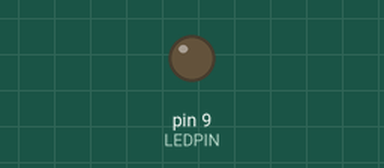
A sketch run on a simulated Arduino Uno, built with avr-gcc and run on an emulated ATmega328P. Parts: output pins drawn as LEDs (lit = HIGH).

Above: at 0.05 s.
At 0.85 s:
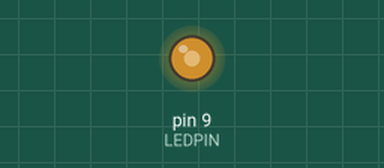
At 1.0 s:
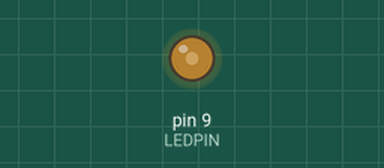
At 1.15 s:
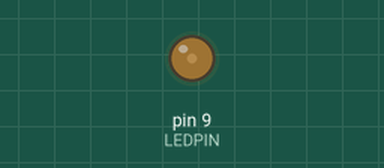
Timing chart, 0 to 4.0 s (numbered marks = the images above):
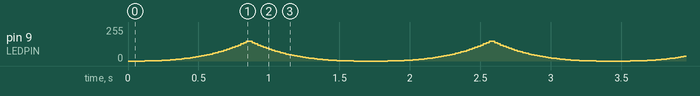

The sketch:

light.ino
```cpp
/*
 * Lightness adjustable LED with Arduino
 * by James Swineson, 2014-09-17
 *
 * Usage:
 *   Connect LED+ to LEDPIN(3, 5, 6, 9, 10, 11 supported), and LED- to GND. LED should have a ~200ohm resistor.
 *
 * Reference:
 *   1. http://arduino.cc/en/Tutorial/Fading
 *   2. https://learn.adafruit.com/led-tricks-gamma-correction/the-quick-fix
 *
 */

#include <avr/pgmspace.h> //to use PROGMEM

#define LEDMAX 210
#define LEDMIN 0
#define LEDSTEP 5
#define LEDPIN 9
#define DELAY 20

/*
 * Array for LED Gamma Correction.
 * See Reference 2 for more information.
*/
const uint8_t PROGMEM gamma[] = {
    0,  0,  0,  0,  0,  0,  0,  0,  0,  0,  0,  0,  0,  0,  0,  0,
    0,  0,  0,  0,  0,  0,  0,  0,  0,  0,  0,  0,  1,  1,  1,  1,
    1,  1,  1,  1,  1,  1,  1,  1,  1,  2,  2,  2,  2,  2,  2,  2,
    2,  3,  3,  3,  3,  3,  3,  3,  4,  4,  4,  4,  4,  5,  5,  5,
    5,  6,  6,  6,  6,  7,  7,  7,  7,  8,  8,  8,  9,  9,  9, 10,
   10, 10, 11, 11, 11, 12, 12, 13, 13, 13, 14, 14, 15, 15, 16, 16,
   17, 17, 18, 18, 19, 19, 20, 20, 21, 21, 22, 22, 23, 24, 24, 25,
   25, 26, 27, 27, 28, 29, 29, 30, 31, 32, 32, 33, 34, 35, 35, 36,
   37, 38, 39, 39, 40, 41, 42, 43, 44, 45, 46, 47, 48, 49, 50, 50,
   51, 52, 54, 55, 56, 57, 58, 59, 60, 61, 62, 63, 64, 66, 67, 68,
   69, 70, 72, 73, 74, 75, 77, 78, 79, 81, 82, 83, 85, 86, 87, 89,
   90, 92, 93, 95, 96, 98, 99,101,102,104,105,107,109,110,112,114,
  115,117,119,120,122,124,126,127,129,131,133,135,137,138,140,142,
  144,146,148,150,152,154,156,158,160,162,164,167,169,171,173,175,
  177,180,182,184,186,189,191,193,196,198,200,203,205,208,210,213,
  215,218,220,223,225,228,231,233,236,239,241,244,247,249,252,255 };

/*
 * Get real LED value after gamma correction.
 */
int getLedValue(int value)
{
  if ((value > 255) || (value <0)) return 0;
  return pgm_read_byte(&gamma[value]);
}

/*
 * [Public] Set a LED bightness, value in 0..255 . Gamma correction will be done automically.
 */
void setLedValue(int value)
{
  analogWrite(LEDPIN, getLedValue(value));
}

// ============================================================================
/* User fuction */
// ============================================================================

void setup()  {
  // nothing happens in setup
}

void loop()  {
  for(int fadeValue = LEDMIN ; fadeValue <= LEDMAX; fadeValue += LEDSTEP) {
    setLedValue(fadeValue);
    delay(DELAY);
  }

  for(int fadeValue = LEDMAX ; fadeValue >= LEDMIN; fadeValue -= LEDSTEP) {
    setLedValue(fadeValue);
    delay(DELAY);
  }
}
```
